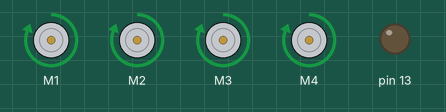
Bench run of a sketch on a simulated Arduino Uno, built with avr-gcc and run on an emulated ATmega328P. Shown: 4 × DC motor (green arrow = forward, orange = backward, longer = faster), output pins drawn as LEDs (lit = HIGH). What the sketch prints to the serial monitor is not drawn.

Above: at 0.5 s.
At 1.5 s:
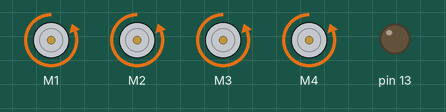
At 2.5 s:
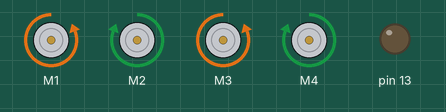
At 3.5 s:
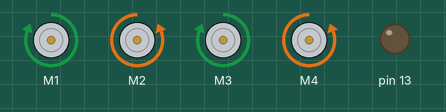
Timing chart, 0 to 5.2 s (numbered marks = the images above):
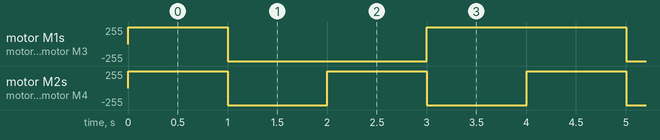

The sketch:

DC4MotorTest.ino
```cpp
/*
DC4MotorTest.
This is a test sketch for the Adafruit assembled Motor Shield for Arduino v2
It won't work with v1.x motor shields! Only for the v2's with built in PWM
control

This tests 4 motors

For use with the Adafruit Motor Shield v2
---->	http://www.adafruit.com/products/1438
*/

#include <Wire.h>
#include <Adafruit_MotorShield.h>
#include "utility/Adafruit_MS_PWMServoDriver.h"

// Create the motor shield object with the default I2C address
Adafruit_MotorShield AFMS = Adafruit_MotorShield();
// Or, create it with a different I2C address (say for stacking)
// Adafruit_MotorShield AFMS = Adafruit_MotorShield(0x61);

// Set 4 motors
Adafruit_DCMotor *MotorLF = AFMS.getMotor(1); // M1 Left Front
Adafruit_DCMotor *MotorRF = AFMS.getMotor(2); // M2 Right Front
Adafruit_DCMotor *MotorLR = AFMS.getMotor(3); // M3 Left Rear
Adafruit_DCMotor *MotorRR = AFMS.getMotor(4); // M4 Right Rear

void setup() {
  Serial.begin(9600);           // set up Serial library at 9600 bps
  Serial.println("Adafruit Motorshield v2 - 4 DC Motor test!");

  pinMode(13, OUTPUT);

  AFMS.begin();  // create with the default frequency 1.6KHz
  //AFMS.begin(1000);  // OR with a different frequency, say 1KHz

  /*
  // Set the speed to start, from 0 (off) to 255 (max speed)
  MotorLF->setSpeed(150);
  MotorRF->setSpeed(150);
  MotorLR->setSpeed(150);
  MotorRR->setSpeed(150);
  MotorLF->run(FORWARD);
  MotorRF->run(FORWARD);
  MotorLR->run(FORWARD);
  MotorRR->run(FORWARD);
  // turn on motor
  MotorLF->run(RELEASE);
  MotorRF->run(RELEASE);
  MotorLR->run(RELEASE);
  MotorRR->run(RELEASE);
*/
}


void TurnLeft(int speed, int duration) {
  MotorLF->setSpeed(speed);
  MotorRF->setSpeed(speed);
  MotorLR->setSpeed(speed);
  MotorRR->setSpeed(speed);
  MotorLF->run(BACKWARD);
  MotorLR->run(BACKWARD);
  MotorRF->run(FORWARD);
  MotorRR->run(FORWARD);
  delay(duration);                  // waits for a second
  MotorLF->run(RELEASE);
  MotorLR->run(RELEASE);
  MotorRF->run(RELEASE);
  MotorRR->run(RELEASE);
}

void TurnRight(int speed, int duration) {
  MotorLF->setSpeed(speed);
  MotorRF->setSpeed(speed);
  MotorLR->setSpeed(speed);
  MotorRR->setSpeed(speed);
  MotorLF->run(FORWARD);
  MotorLR->run(FORWARD);
  MotorRF->run(BACKWARD);
  MotorRR->run(BACKWARD);
  delay(duration);                  // waits for a second
  MotorLF->run(RELEASE);
  MotorLR->run(RELEASE);
  MotorRF->run(RELEASE);
  MotorRR->run(RELEASE);
}

void StepForward(int speed, int duration) {
  MotorLF->setSpeed(speed);
  MotorRF->setSpeed(speed);
  MotorLR->setSpeed(speed);
  MotorRR->setSpeed(speed);
  MotorLF->run(FORWARD);
  MotorLR->run(FORWARD);
  MotorRF->run(FORWARD);
  MotorRR->run(FORWARD);
  delay(duration);                  // waits for a second
  MotorLF->run(RELEASE);
  MotorLR->run(RELEASE);
  MotorRF->run(RELEASE);
  MotorRR->run(RELEASE);
}

void StepBackward(int speed, int duration) {
  MotorLF->setSpeed(speed);
  MotorRF->setSpeed(speed);
  MotorLR->setSpeed(speed);
  MotorRR->setSpeed(speed);
  MotorLF->run(BACKWARD);
  MotorLR->run(BACKWARD);
  MotorRF->run(BACKWARD);
  MotorRR->run(BACKWARD);
  delay(duration);                  // waits for a second
  MotorLF->run(RELEASE);
  MotorLR->run(RELEASE);
  MotorRF->run(RELEASE);
  MotorRR->run(RELEASE);
}

void loop() {
  StepForward(255,1000);
  StepBackward(255,1000);
  TurnLeft(255,1000);
  TurnRight(255,1000);

  /*digitalWrite(13, HIGH);
  delay(1000);
  digitalWrite(13, LOW);
  delay(1000);*/
}
```

Measured:
- by itself, motor M1, motor M3: repeats every 4.0 s: backward 255/255 2.0 s, forward 255/255 2.0 s
- by itself, motor M2, motor M4: alternates forward 255/255 for 1.0 s and backward 255/255 for 1.0 s
